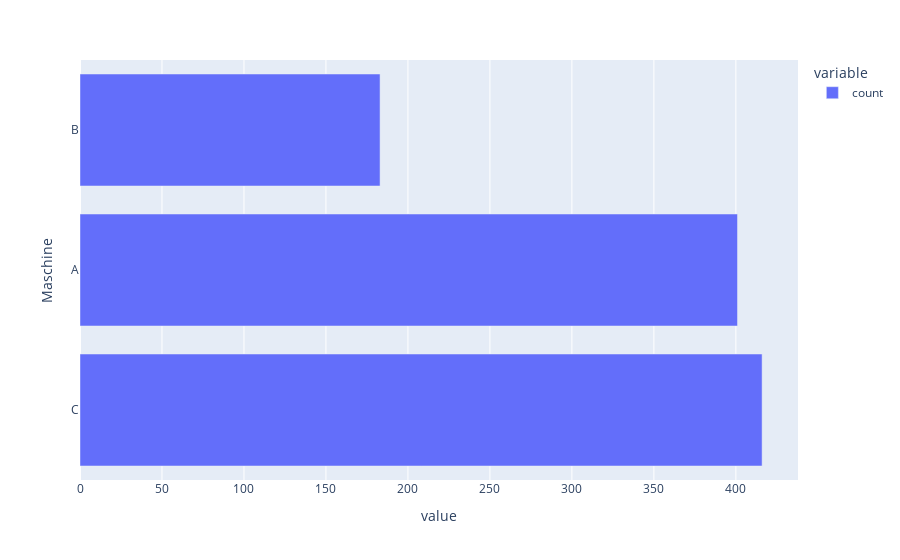

The cell this chart's notebook holds for it:
### Markdown cell above
Das entsprechende [Balkendiagramm](https://plotly.github.io/plotly.py-docs/generated/plotly.express.bar.html) sähe so aus:

### Code cell
df["Maschine"].value_counts().plot(kind="bar", orientation="h")

### Figure 1 — Plotly figure (JSON) as saved in the notebook; plotly's stock layout.template omitted (floating-point values rounded to 4 significant figures)
{"data": [{"hovertemplate": "variable=count<br>value=%{x}<br>Maschine=%{y}<extra></extra>", "legendgroup": "count", "marker": {"color": "#636efa", "pattern": {"shape": ""}}, "name": "count", "orientation": "h", "showlegend": true, "textposition": "auto", "type": "bar", "x": [416, 401, 183], "xaxis": "x", "y": ["C", "A", "B"], "yaxis": "y"}], "layout": {"barmode": "relative", "legend": {"title": {"text": "variable"}, "tracegroupgap": 0}, "margin": {"t": 60}, "xaxis": {"anchor": "y", "domain": [0, 1], "title": {"text": "value"}}, "yaxis": {"anchor": "x", "domain": [0, 1], "title": {"text": "Maschine"}}}}
